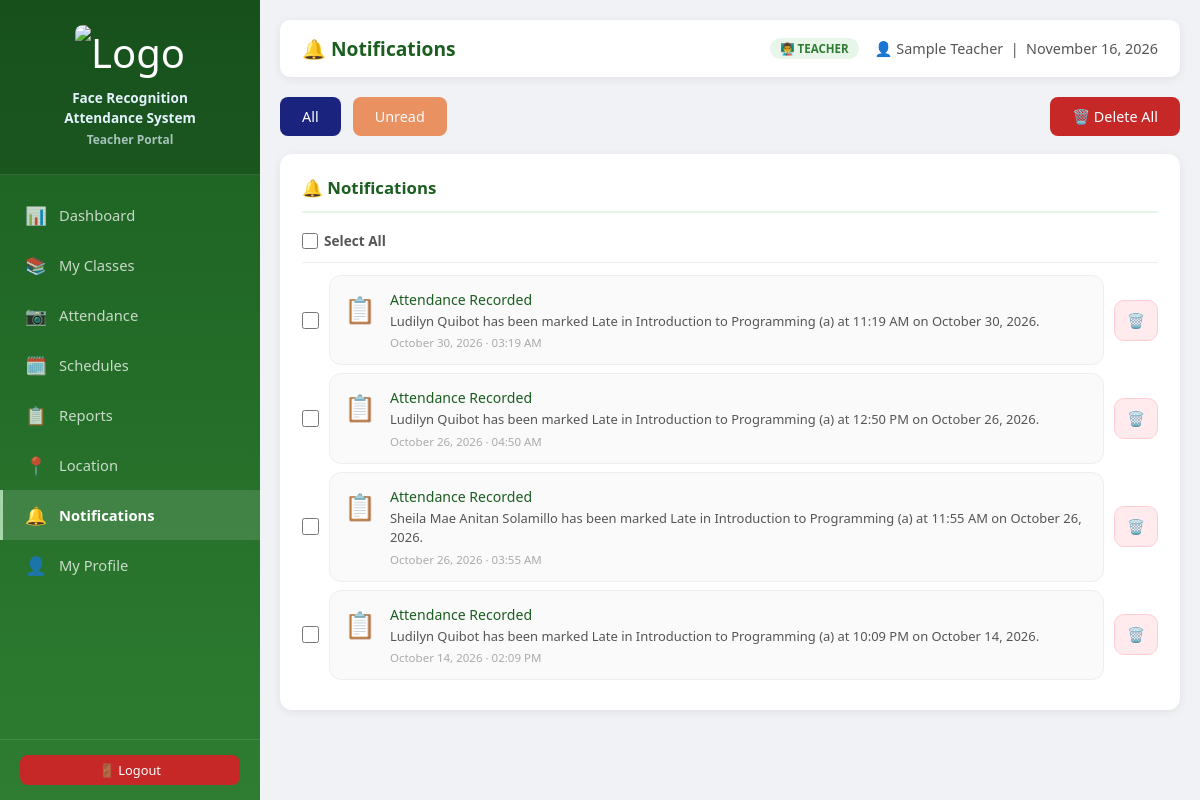
/teacher/notifications.php (signed in), run on the app's committed database.
### tables this page shows
CREATE TABLE `notifications` (
  `id` int(11) NOT NULL,
  `recipient_type` enum('admin','teacher','student') NOT NULL,
  `recipient_id` int(11) NOT NULL,
  `title` varchar(150) NOT NULL,
  `message` text NOT NULL,
  `type` enum('attendance','schedule','system','manual') DEFAULT 'attendance',
  `is_read` tinyint(1) DEFAULT 0,
  `link` varchar(255) DEFAULT NULL,
  `created_at` timestamp NOT NULL DEFAULT current_timestamp()
);

### teacher/notifications.php (the view, shortened to what this page needs)
<?php
require_once 'layout.php';
$filter = $_GET['filter'] ?? 'all';
$w      = "WHERE recipient_type='teacher' AND recipient_id=$teacher_id";
$notifs = $conn->query("SELECT * FROM notifications $w ORDER BY created_at DESC");
$unread = $conn->query("SELECT COUNT(*) as c FROM notifications WHERE recipient_type='teacher' AND recipient_id=$teacher_id AND is_read=0")->fetch_assoc()['c'];
$type_icons = ['attendance'=>'📋','schedule'=>'🗓️','system'=>'⚙️','manual'=>'✏️'];
?>
<div style="display:flex;align-items:center;gap:12px;margin-bottom:18px;flex-wrap:wrap;">
    <a href="?filter=all"    class="btn btn-primary" style="<?= $filter==='all'   ?'':'opacity:0.5;' ?>">All</a>
    <a href="?filter=unread" class="btn btn-warning" style="<?= $filter==='unread'?'':'opacity:0.6;' ?>">
        Unread <?php if($unread>0): ?><span style="background:#e53935;color:white;border-radius:10px;padding:1px 7px;font-size:0.65rem;margin-left:4px;"><?= $unread ?></span><?php endif; ?>
    </a>
    <?php if ($notifs->num_rows > 0): ?>
    <a href="?delete_all=1" onclick="return confirm('Delete all notifications?')" class="btn btn-danger" style="margin-left:auto;">🗑️ Delete All</a>
    <?php endif; ?>
</div>
<div class="card">
    <div class="card-title">🔔 Notifications
    </div>
    <?php if ($notifs->num_rows > 0): ?>
    <form method="POST" id="bulk-form">
        <div style="display:flex;align-items:center;gap:10px;margin-bottom:12px;padding-bottom:12px;border-bottom:1px solid #eee;">
            <label style="display:flex;align-items:center;gap:6px;font-size:0.85rem;font-weight:600;color:#555;cursor:pointer;">
                <input type="checkbox" id="select-all" style="width:16px;height:16px;cursor:pointer;">
                Select All
            </label>
        </div>
        <?php while($n = $notifs->fetch_assoc()): ?>
        <div style="display:flex;gap:10px;align-items:center;margin-bottom:8px;">
            <input type="checkbox" name="selected[]" value="<?= $n['id'] ?>" class="notif-cb"
                   style="width:17px;height:17px;cursor:pointer;flex-shrink:0;accent-color:#2e7d32;">
            <a href="?read=<?= $n['id'] ?>" style="display:flex;gap:14px;padding:14px;border-radius:12px;flex:1;text-decoration:none;color:inherit;background:<?= $n['is_read']?'#fafafa':'#f1f8e9' ?>;border:1px solid <?= $n['is_read']?'#eee':'#c8e6c9' ?>;transition:background 0.2s;">
                <div style="font-size:1.6rem;flex-shrink:0;margin-top:2px;"><?= $type_icons[$n['type']] ?? '🔔' ?></div>
                <div style="flex:1;">
                    <div style="font-size:0.88rem;font-weight:<?= $n['is_read']?'500':'700' ?>;color:#1b5e20;"><?= htmlspecialchars($n['title']) ?></div>
                    <div style="font-size:0.81rem;color:#555;margin-top:3px;line-height:1.5;"><?= htmlspecialchars($n['message']) ?></div>
                    <div style="font-size:0.72rem;color:#aaa;margin-top:4px;"><?= date('F d, Y · h:i A', strtotime($n['created_at'])) ?></div>
                </div>
            </a>
            <a href="?delete=<?= $n['id'] ?>" onclick="return confirm('Delete this notification?')"
               style="padding:10px 12px;border-radius:10px;background:#ffebee;color:#e53935;
                      text-decoration:none;font-size:0.9rem;border:1px solid #ffcdd2;flex-shrink:0;">
                🗑️
            </a>
        </div>
        <?php endwhile; ?>
    </form>
    <?php else: ?>
    <div class="empty-state"><div class="empty-icon">🔔</div><p>No notifications yet.</p></div>
    <?php endif; ?>
</div>
</main>
</div>
</body>
</html>

### assets/css/style.css (style rules this page uses)
* { margin: 0; padding: 0; box-sizing: border-box; }
body { font-family: 'Segoe UI', Tahoma, Geneva, Verdana, sans-serif; background: #f0f2f5; color: #333; }
.card { background: white; border-radius: 12px; padding: 22px; box-shadow: 0 2px 10px rgba(0,0,0,0.07); margin-bottom: 20px; }
.card-title { font-size: 1.05rem; font-weight: 600; color: #1a237e; margin-bottom: 18px; padding-bottom: 12px; border-bottom: 2px solid #e8eaf6; display: flex; align-items: center; gap: 8px; }
.btn { padding: 10px 22px; border: none; border-radius: 8px; cursor: pointer; font-size: 0.9rem; font-weight: 500; transition: all 0.2s; text-decoration: none; display: inline-flex; align-items: center; gap: 6px; }
.btn-primary { background: #1a237e; color: white; }
.btn-danger { background: #c62828; color: white; }
.btn-warning { background: #e65100; color: white; }

### teacher/layout.php (style rules this page uses)
.card-title { color: #1b5e20; border-bottom-color: #e8f5e9; }

### data on the page
notifications: type "📋", title "Attendance Recorded", message "Ludilyn Quibot has been marked Late in Introduction to Programming (a) at 11:19 AM on October 30, 2026.", created_at "October 30, 2026 · 03:19 AM"
notifications: type "📋", title "Attendance Recorded", message "Ludilyn Quibot has been marked Late in Introduction to Programming (a) at 12:50 PM on October 26, 2026.", created_at "October 26, 2026 · 04:50 AM"
notifications: type "📋", title "Attendance Recorded", message "Sheila Mae Anitan Solamillo has been marked Late in Introduction to Programming (a) at 11:55 AM on October 26, 2026.", created_at "October 26, 2026 · 03:55 AM"
notifications: type "📋", title "Attendance Recorded", message "Ludilyn Quibot has been marked Late in Introduction to Programming (a) at 10:09 PM on October 14, 2026.", created_at "October 14, 2026 · 02:09 PM"

### other printed values
$titles[$current_page] "🔔 Notifications"
$teacher_name "Sample Teacher"
